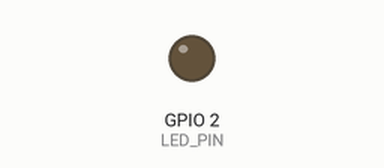
This sketch was run on a simulated ESP32. Shown: output pins drawn as LEDs (lit = HIGH). What the sketch prints to the serial monitor is not drawn. At 2.1 s the program puts the board to deep sleep or switches it off; the recording ends there.

Above: at 0.1 s.
At 1.1 s:
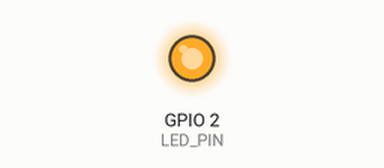
Timing chart, 0 to 2.1 s (numbered marks = the images above):
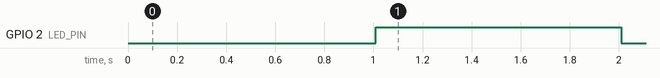

Measured:
- by itself, GPIO 2 (LED_PIN): LOW → HIGH at 1.0 s, → LOW 1.0 s later

The sketch:

touch_wakeup.ino
```cpp
// Pin Definitions
#define TOUCH_PIN 15    // Touch sensor pin
#define LED_PIN 2       // LED pin
#define THRESHOLD 40    // Touch sensitivity threshold

// Variables stored in RTC memory (survives deep sleep)
RTC_DATA_ATTR int bootCount = 0;    // Number of wake-ups
RTC_DATA_ATTR int touchCount = 0;   // Number of touch activations

void setup() {
  // Initialize serial communication
  Serial.begin(115200);

  // Initialize LED pin
  pinMode(LED_PIN, OUTPUT);

  // Increment boot count
  bootCount++;

  // Print wake-up information
  printWakeupReason();

  // Configure touch pad for wake up
  setupTouchWakeup();

  // Display pattern and current counts
  displayStatus();

  // Prepare for sleep
  prepareSleep();
}

void loop() {
  // Never reaches here
}

void setupTouchWakeup() {
  // Configure touch pad as wake up source
  touchSleepWakeUpEnable(TOUCH_PIN, THRESHOLD);

  // If woken by touch, increment touch counter
  if (esp_sleep_get_wakeup_cause() == ESP_SLEEP_WAKEUP_TOUCHPAD) {
    touchCount++;
  }
}

void printWakeupReason() {
  Serial.println("\n=========================");
  Serial.println("Wake-up Information:");
  Serial.printf("Boot Count: %d\n", bootCount);
  Serial.printf("Touch Count: %d\n", touchCount);

  esp_sleep_wakeup_cause_t wakeup_reason = esp_sleep_get_wakeup_cause();

  switch(wakeup_reason) {
    case ESP_SLEEP_WAKEUP_TOUCHPAD:
      Serial.println("Wakeup caused by touchpad");
      break;
    default:
      Serial.println("First boot or reset");
      break;
  }
  Serial.println("=========================\n");
}

void displayStatus() {
  // Display touch count pattern
  Serial.println("Displaying touch count pattern...");

  // Short delay before pattern starts
  delay(500);

  // Blink LED according to touch count
  for(int i = 0; i < touchCount; i++) {
    digitalWrite(LED_PIN, HIGH);
    delay(200);
    digitalWrite(LED_PIN, LOW);
    delay(200);
  }

  // Long flash to indicate end of pattern
  delay(500);
  digitalWrite(LED_PIN, HIGH);
  delay(1000);
  digitalWrite(LED_PIN, LOW);
}

void prepareSleep() {
  Serial.println("\nPreparing for deep sleep...");
  Serial.println("Touch sensor to wake up!");
  Serial.println("=========================");
  Serial.flush();

  // Short delay before sleep
  delay(100);

  // Start deep sleep
  esp_deep_sleep_start();
}
```
